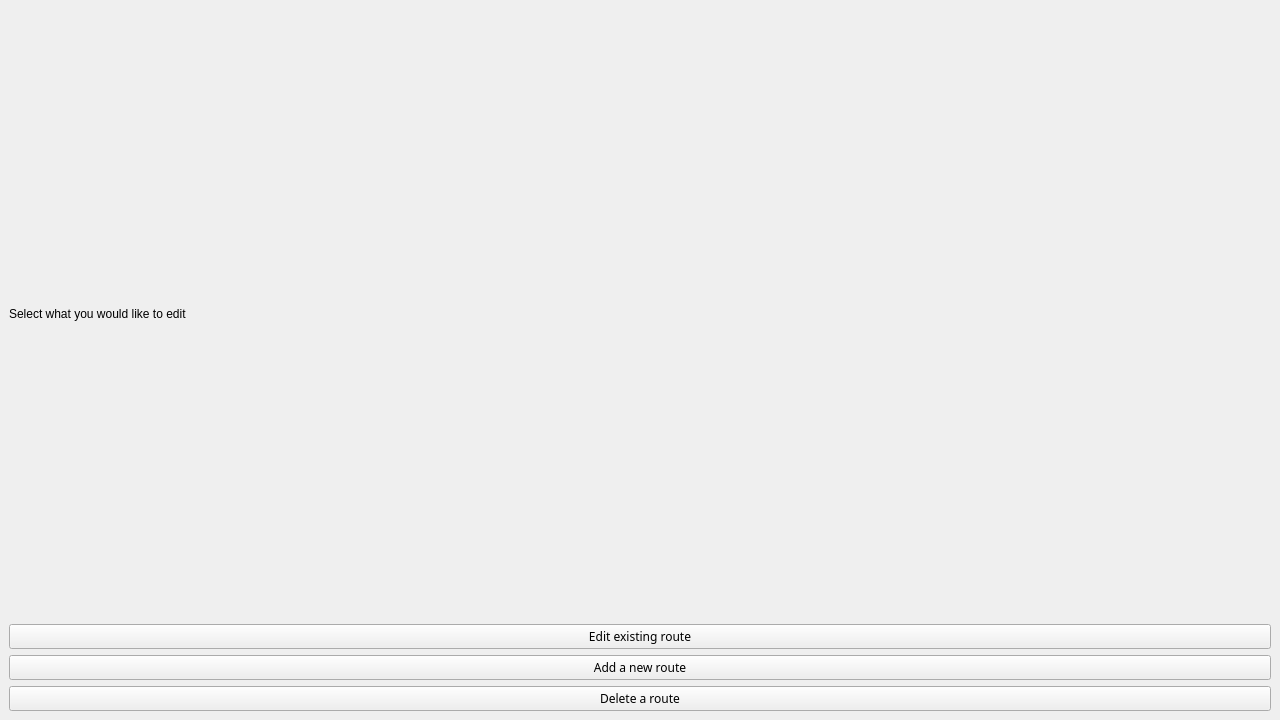
<?xml version="1.0" encoding="UTF-8"?>
<ui version="4.0">
 <class>editorialFunctions</class>
 <widget class="QWidget" name="editorialFunctions">
  <property name="geometry">
   <rect>
    <x>0</x>
    <y>0</y>
    <width>1280</width>
    <height>720</height>
   </rect>
  </property>
  <property name="minimumSize">
   <size>
    <width>1280</width>
    <height>600</height>
   </size>
  </property>
  <property name="maximumSize">
   <size>
    <width>1280</width>
    <height>828</height>
   </size>
  </property>
  <property name="font">
   <font>
    <family>Wide Latin</family>
   </font>
  </property>
  <property name="windowTitle">
   <string>Form</string>
  </property>
  <property name="autoFillBackground">
   <bool>true</bool>
  </property>
  <property name="styleSheet">
   <string notr="true"/>
  </property>
  <layout class="QGridLayout" name="gridLayout">
   <property name="leftMargin">
    <number>0</number>
   </property>
   <property name="topMargin">
    <number>0</number>
   </property>
   <property name="rightMargin">
    <number>0</number>
   </property>
   <property name="bottomMargin">
    <number>0</number>
   </property>
   <property name="spacing">
    <number>0</number>
   </property>
   <item row="0" column="0">
    <widget class="QWidget" name="widget" native="true">
     <property name="sizePolicy">
      <sizepolicy hsizetype="Preferred" vsizetype="Preferred">
       <horstretch>0</horstretch>
       <verstretch>0</verstretch>
      </sizepolicy>
     </property>
     <property name="maximumSize">
      <size>
       <width>1280</width>
       <height>800</height>
      </size>
     </property>
     <property name="autoFillBackground">
      <bool>true</bool>
     </property>
     <layout class="QGridLayout" name="gridLayout_2">
      <item row="0" column="0">
       <widget class="QLabel" name="label">
        <property name="font">
         <font>
          <family>Microsoft YaHei UI</family>
         </font>
        </property>
        <property name="text">
         <string>Select what you would like to edit</string>
        </property>
        <property name="margin">
         <number>20</number>
        </property>
       </widget>
      </item>
      <item row="1" column="0">
       <widget class="QPushButton" name="EditButton">
        <property name="styleSheet">
         <string notr="true"/>
        </property>
        <property name="text">
         <string>Edit existing route</string>
        </property>
       </widget>
      </item>
      <item row="2" column="0">
       <widget class="QPushButton" name="AddButton">
        <property name="text">
         <string>Add a new route</string>
        </property>
       </widget>
      </item>
      <item row="3" column="0">
       <widget class="QPushButton" name="DeleteButton">
        <property name="font">
         <font>
          <family>MS Gothic</family>
          <bold>false</bold>
         </font>
        </property>
        <property name="toolTipDuration">
         <number>1</number>
        </property>
        <property name="autoFillBackground">
         <bool>false</bool>
        </property>
        <property name="styleSheet">
         <string notr="true"/>
        </property>
        <property name="text">
         <string>Delete a route</string>
        </property>
       </widget>
      </item>
     </layout>
    </widget>
   </item>
  </layout>
 </widget>
 <resources/>
 <connections/>
</ui>
